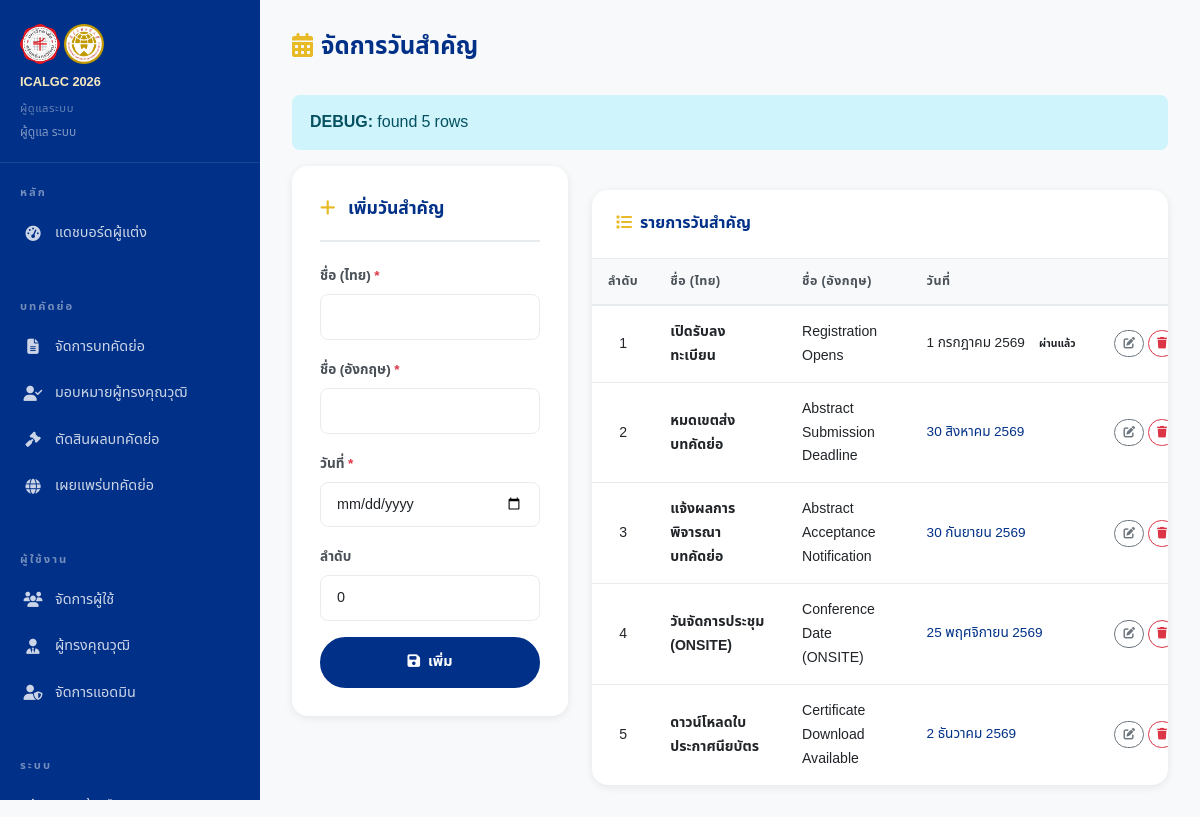
Page /admin/important-dates.php (signed in) on the earlier database version.
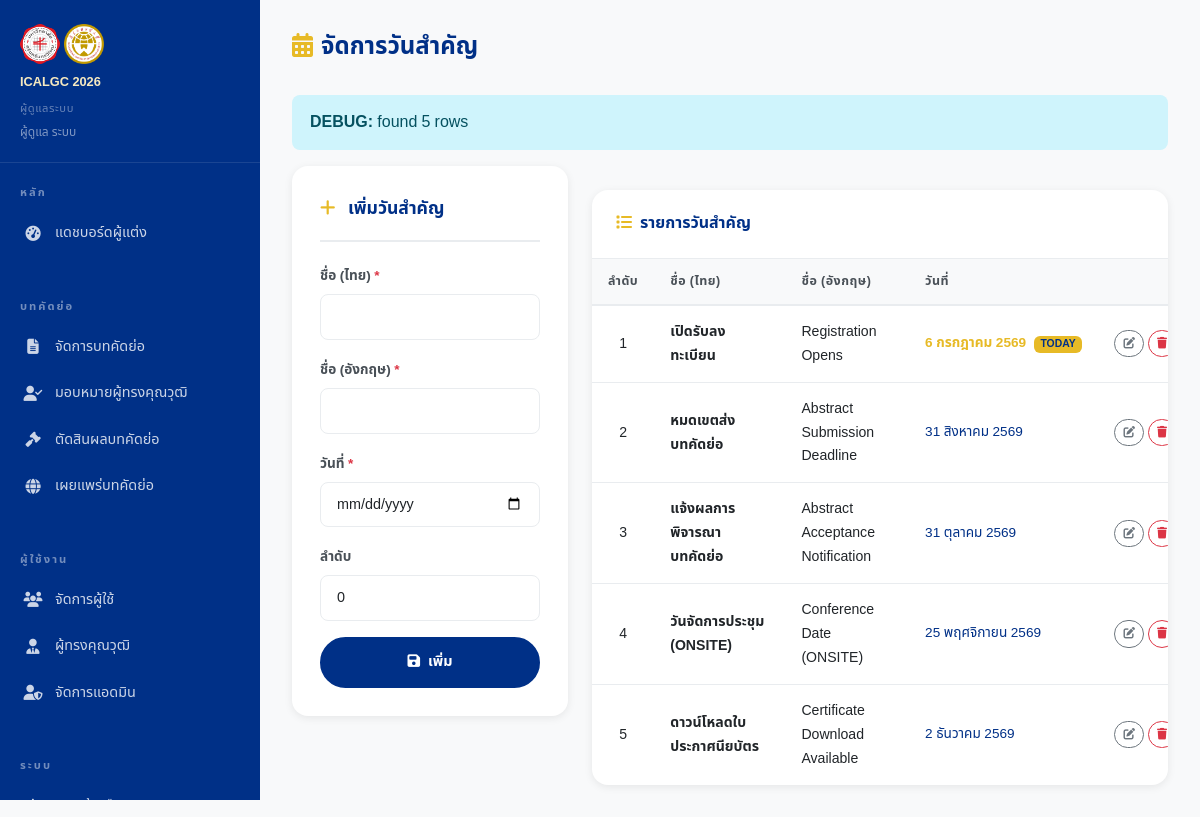
Same page on the later database version.
### tables this page shows
CREATE TABLE IF NOT EXISTS important_dates (
    id          INT UNSIGNED AUTO_INCREMENT PRIMARY KEY,
    title_th    VARCHAR(255) NOT NULL,
    title_en    VARCHAR(255) UNIQUE NOT NULL,
    event_date  DATE NOT NULL,
    description_th TEXT,
    description_en TEXT,
    icon        VARCHAR(50) DEFAULT 'calendar',
    sort_order  SMALLINT NOT NULL DEFAULT 0,
    is_active   BOOLEAN NOT NULL DEFAULT TRUE,
    created_at  TIMESTAMP NOT NULL DEFAULT CURRENT_TIMESTAMP,
    updated_at  TIMESTAMP NOT NULL DEFAULT CURRENT_TIMESTAMP ON UPDATE CURRENT_TIMESTAMP
);

### app/helpers/sidebar_admin.php (called while the page is built, shortened)
<?php
$_lang  = lang();
?>

### app/helpers/functions.php (called while the page is built, shortened)
<?php
function lang(): string
{
    return $_SESSION['lang'] ?? DEFAULT_LANG;
}
function e(string $s): string
{
    return htmlspecialchars($s, ENT_QUOTES | ENT_HTML5, 'UTF-8');
}
function humanDate(string $dateStr, string $lang = ''): string
{
    $ts = strtotime($dateStr);
    if ($lang === 'th') {
        $monthsTh = ['','มกราคม','กุมภาพันธ์','มีนาคม','เมษายน','พฤษภาคม','มิถุนายน',
                       'กรกฎาคม','สิงหาคม','กันยายน','ตุลาคม','พฤศจิกายน','ธันวาคม'];
        $year     = (int)date('Y', $ts) + 543;
        return date('j', $ts) . ' ' . $monthsTh[(int)date('n', $ts)] . ' ' . $year;
    }
    return date('j F Y', $ts);
}

### public/admin/important-dates.php (the view, shortened to what the rows shown need)
<?php
$_lang  = lang();
$appUrl = APP_URL;
try {
    $db    = Database::getInstance();
    $dates = $db->query("SELECT * FROM important_dates ORDER BY sort_order, event_date")->fetchAll();
} catch (\Throwable $e) {
    error_log($e->getMessage());
    $dates = [];
    $debugError = $e->getMessage();
}
$pageTitle  = $_lang==='th' ? 'จัดการวันสำคัญ' : 'Important Dates';
?>
<!DOCTYPE html>
<html lang="<?= $_lang ?>">
<head>
  <link href="https://cdn.jsdelivr.net/npm/bootstrap@5.3.3/dist/css/bootstrap.min.css" rel="stylesheet">
  <link href="https://cdnjs.cloudflare.com/ajax/libs/font-awesome/6.5.0/css/all.min.css" rel="stylesheet">
  <link rel="stylesheet" href="<?= $appUrl ?>/assets/css/style.css">
</head>
<body>
<div class="dashboard-wrap">
  <?php require_once __DIR__ . '/../../app/helpers/sidebar_admin.php'; ?>
  <main class="dashboard-content">
    <div class="dash-header">
      <h1 class="dash-title"><i class="fas fa-calendar-alt me-2" style="color:var(--gold);"></i><?= e($pageTitle) ?></h1>
    </div>
    <div class="row g-4">
      <div class="col-lg-8">
        <div class="table-card">
          <?php if (empty($dates)): ?>
            <div class="p-5 text-center"><h5 style="color:var(--gray-500);"><?= t('common.no_data') ?></h5></div>
          <?php else: ?>
            <div class="table-responsive">
              <table class="table-custom">
                <thead>
                  <tr>
                    <th><?= $_lang==='th'?'ลำดับ':'Order' ?></th>
                    <th><?= $_lang==='th'?'ชื่อ (ไทย)':'Name (TH)' ?></th>
                    <th><?= $_lang==='th'?'ชื่อ (อังกฤษ)':'Name (EN)' ?></th>
                    <th><?= $_lang==='th'?'วันที่':'Date' ?></th>
                    <th></th>
                  </tr>
                </thead>
                <tbody>
                  <?php foreach ($dates as $d):
                    $isPast   = strtotime($d['event_date']) < strtotime('today');
                    $isToday  = date('Y-m-d', strtotime($d['event_date'])) === date('Y-m-d');
                  ?>
                    <tr>
                      <td style="text-align:center;"><?= (int)$d['sort_order'] ?></td>
                      <td style="font-weight:600;font-size:.88rem;"><?= e($d['title_th']) ?></td>
                      <td style="font-size:.88rem;"><?= e($d['title_en']) ?></td>
                      <td style="font-size:.85rem;white-space:nowrap;">
                        <span style="color:<?= $isToday?'var(--gold)':($isPast?'var(--gray-400)':'var(--blue-dark)') ?>;font-weight:<?= $isToday?'700':'400' ?>;">
                          <?= humanDate($d['event_date'], $_lang) ?>
                        </span>
                        <?php if ($isToday): ?><span class="badge ms-1" style="background:var(--gold);color:var(--blue-dark);font-size:.65rem;">TODAY</span><?php endif; ?>
                        <?php if ($isPast && !$isToday): ?><span class="badge ms-1" style="background:var(--gray-300);color:var(--gray-600);font-size:.65rem;"><?= $_lang==='th'?'ผ่านแล้ว':'Past' ?></span><?php endif; ?>
                      </td>
                      <td>
                        <div class="d-flex gap-1">
                          <a href="?edit=<?= (int)$d['id'] ?>" class="btn btn-sm btn-outline-secondary rounded-pill" style="font-size:.72rem;">
                            <i class="fas fa-edit"></i>
                          </a>
                          <form method="POST" class="d-inline">
                            <button type="submit" class="btn btn-sm btn-outline-danger rounded-pill" style="font-size:.72rem;"
                                    data-confirm="<?= $_lang==='th'?'ยืนยันการลบ?':'Confirm delete?' ?>">
                              <i class="fas fa-trash"></i>
                            </button>
                          </form>
                        </div>
                      </td>
                    </tr>
                  <?php endforeach; ?>
                </tbody>
              </table>
            </div>
          <?php endif; ?>
        </div>
      </div>
    </div>
  </main>
</div>
</body>
</html>

Differences in the rows shown:
changed important_dates "เปิดรับลงทะเบียน": event_date "1 กรกฎาคม 2569" → "6 กรกฎาคม 2569"; event_date "ผ่านแล้ว" → "TODAY"
changed important_dates "หมดเขตส่งบทคัดย่อ": event_date "30 สิงหาคม 2569" → "31 สิงหาคม 2569"
changed important_dates "แจ้งผลการพิจารณาบทคัดย่อ": event_date "30 กันยายน 2569" → "31 ตุลาคม 2569"
